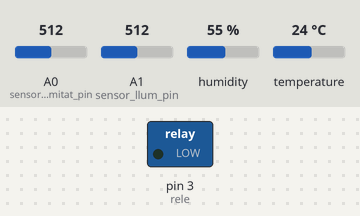
The sketch below on a simulated Arduino Uno, built with avr-gcc and run on an emulated ATmega328P. On the bench: switched loads named in the sketch (green lamp = pin HIGH). The test bench sets the inputs (shaded band); at power-on: A0 (sensor_humitat_pin) = 512, A1 (sensor_llum_pin) = 512, humidity 55 %, temperature 24 °C.

Above: at 0.1 s.
At 2.1 s:
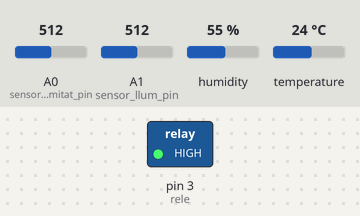
Timing chart, 0 to 3.6 s (numbered marks = the images above):
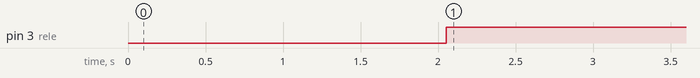

The sketch:

SARC.ino
```cpp
// s’inclouen les llibreries necessàries per al projecte
#include <SoftwareSerial.h> // Llibreria per a la comunicació sèrie amb el mòdul Bluetooth
#include <DHT.h> // Llibreria per al sensor DHT
#include <Wire.h> // Llibreria per habilitar les connexions I2C
#include <TimeLib.h> // Llibreria per gestionar l'hora

#define DHTTYPE DHT11
#define DHTPIN 12
#define sensor_humitat_pin A0
#define sensor_llum_pin A1

// Declaració de les variables necessàries per al programa
int llindar_temperatura = 30;
int llindar_temperatura_usuari = 30;
int llindar_humitat = 70;
int llindar_humitat_usuari = 70;
int llindar_humitat_terra = 55;
int llindar_humitat_terra_usuari = 55;
int llindar_lluminositat = 50;
int llindar_lluminositat_usuari = 50;
int rele = 3;
char inchar;

// Crea una instància del sensor DHT
DHT dht(DHTPIN, DHTTYPE);

// Defineix les posicions tx i rx del Bluetooth
int bluetoothTx = 7;
int bluetoothRx = 8;
SoftwareSerial blue(bluetoothTx, bluetoothRx);

unsigned long lastSerialTime = 0; // Temps de la última transmissió pel port sèrie
const unsigned long serialInterval = 900000; // Interval de 15 minuts (15 * 60 * 1000)

void setup() {
  Serial.begin(9600);
  blue.begin(9600);
  dht.begin();
  Wire.begin();

  // Inicialitza la comunicació amb l'hora i data actuals
  setTime(0, 0, 0, 1, 1, 2023); // Estableix l'hora inicial
  pinMode(rele, OUTPUT); // Configura el pin del relé com a sortida
}

void loop() {
  // Obté l'hora actual
  int hora = hour();
  int minut = minute();
  int segon = second();

  // Realitza la lectura d'humitat, temperatura, percentatge d'humitat en terra i llum
  int humitat = dht.readHumidity();
  int temperatura = dht.readTemperature();
  int humitat_terra = map(analogRead(sensor_humitat_pin), 0, 1023, 100, 0);
  int lluminositat = map(analogRead(sensor_llum_pin), 1023, 0, 0, 100);

  // Obté l'estat del relé
  int estat_rele = digitalRead(rele);

  // Verifica si ha passat el temps suficient per enviar el missatge pel port sèrie
  if (millis() - lastSerialTime >= serialInterval) {
    // Construeix el missatge a enviar pel port sèrie
    String TextPerSerial = "";
    TextPerSerial += "Hora: ";
    TextPerSerial += hora;
    TextPerSerial += ":";
    TextPerSerial += minut;
    TextPerSerial += ":";
    TextPerSerial += segon;
    TextPerSerial += " | Temperatura: ";
    TextPerSerial += temperatura;
    TextPerSerial += "°C | Humitat ambiental: ";
    TextPerSerial += humitat;
    TextPerSerial += "% | Humitat de terra: ";
    TextPerSerial += humitat_terra;
    TextPerSerial += "% | Lluminositat: ";
    TextPerSerial += lluminositat;
    TextPerSerial += "% | Llindars - Humitat ambiental: ";
    TextPerSerial += llindar_humitat;
    TextPerSerial += "%, Temperatura: ";
    TextPerSerial += llindar_temperatura;
    TextPerSerial += "°C, Humitat de terra: ";
    TextPerSerial += llindar_humitat_terra;
    TextPerSerial += "%, Lluminositat: ";
    TextPerSerial += llindar_lluminositat;
    TextPerSerial += "% | Estat del relé: ";
    TextPerSerial += (estat_rele == HIGH) ? "Actiu" : "Inactiu";

    // Envia el missatge pel port sèrie
    Serial.println(TextPerSerial);

    // Actualitza el temps de la darrera transmissió pel port sèrie
    lastSerialTime = millis();
  }

  String TextForBlue;
  TextForBlue = TextForBlue;
  TextForBlue.concat(humitat);
  TextForBlue = TextForBlue + ";";
  TextForBlue.concat(temperatura);
  TextForBlue = TextForBlue + ";";
  TextForBlue.concat(humitat_terra);
  TextForBlue = TextForBlue + ";";
  TextForBlue.concat(lluminositat);
  TextForBlue = TextForBlue + ";";
  TextForBlue.concat(llindar_humitat);
  TextForBlue = TextForBlue + ";";
  TextForBlue.concat(llindar_temperatura);
  TextForBlue = TextForBlue + ";";
  TextForBlue.concat(llindar_humitat_terra);
  TextForBlue = TextForBlue + ";";
  TextForBlue.concat(llindar_lluminositat);
  TextForBlue = TextForBlue + ";";
  blue.print(TextForBlue);
  TextForBlue = " ";
  delay(2000);

  // Modifica els llindars per iniciar el reg automàtic
  if (blue.available()) {
    inchar = blue.read();

    switch (inchar) {
      case 'A':
        llindar_temperatura_usuari = blue.read();
        llindar_temperatura = llindar_temperatura_usuari;
        break;

      case 'B':
        llindar_humitat_usuari = blue.read();
        llindar_humitat = llindar_humitat_usuari;
        break;

      case 'C':
        llindar_humitat_terra_usuari = blue.read();
        llindar_humitat_terra = llindar_humitat_terra_usuari;
        break;

      case 'D':
        llindar_lluminositat_usuari = blue.read();
        llindar_lluminositat = llindar_lluminositat_usuari;
        break;

      case 'E':
        llindar_humitat = 70;
        llindar_temperatura = 30;
        llindar_humitat_terra = 50;
        llindar_lluminositat = 55;
        break;

      case 'F':
        digitalWrite(rele, HIGH); // Activa el relé
        llindar_humitat = llindar_humitat_usuari;
        llindar_temperatura = llindar_temperatura_usuari;
        llindar_humitat_terra = llindar_humitat_terra_usuari;
        llindar_lluminositat = llindar_lluminositat_usuari;
        break;

      case 'G':
        digitalWrite(rele, LOW); // Desactiva el relé
        llindar_humitat = 0;
        llindar_temperatura = 0;
        llindar_humitat_terra = 0;
        llindar_lluminositat = 0;
        break;
    }
  }

  // Comprova si es superen els llindars i activa o desactiva el relé
  if (temperatura <= llindar_temperatura && humitat <= llindar_humitat && humitat_terra <= llindar_humitat_terra && lluminositat <= llindar_lluminositat) {
    digitalWrite(rele, HIGH); // Activa el relé
  } else {
    digitalWrite(rele, LOW); // Desactiva el relé
  }
  delay(500);
}
```

Measured:
- by itself, pin 3 (rele): LOW → HIGH at 2.1 s
